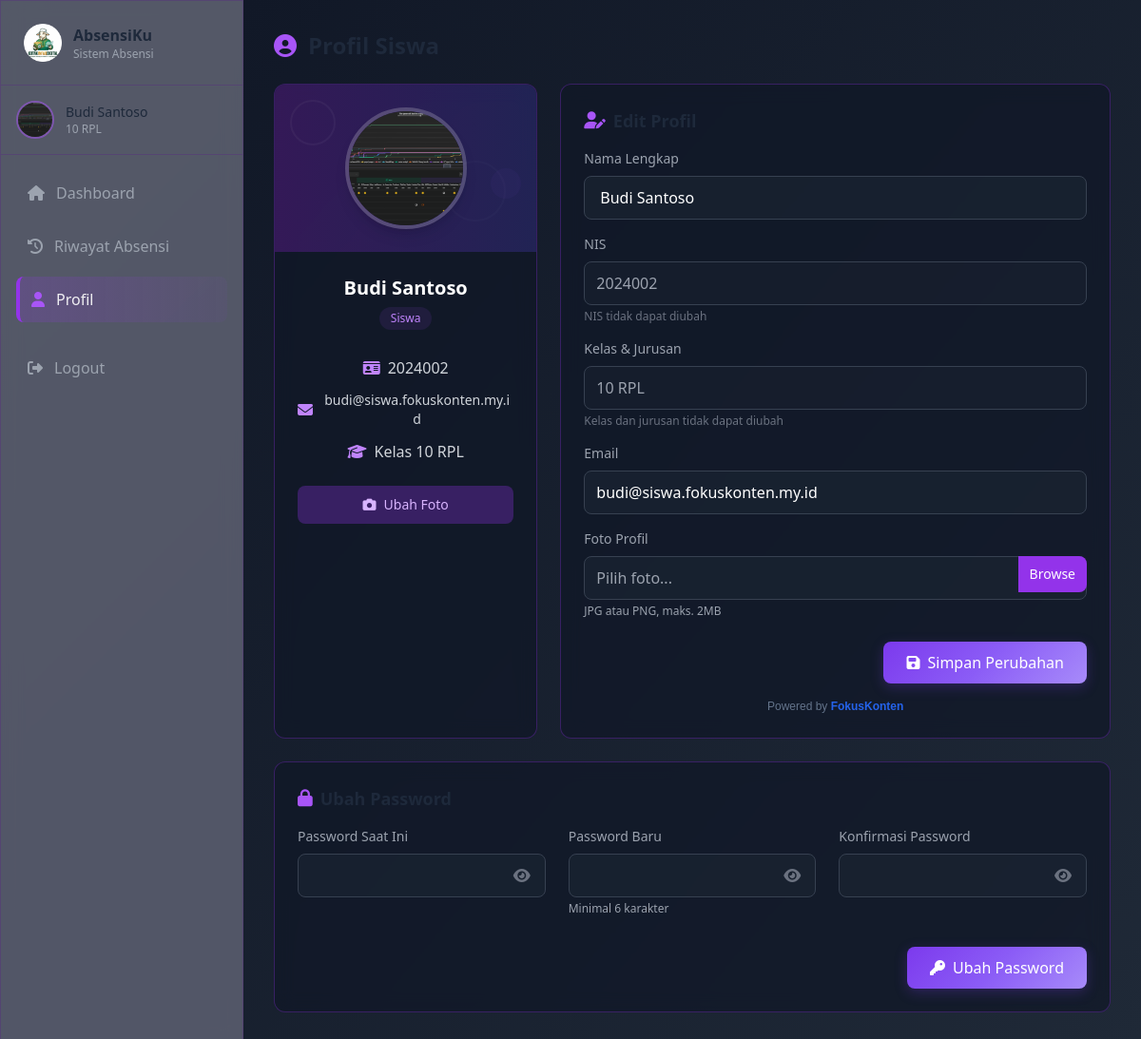
The app's page /SOURCE_CODE_APLIKASI/siswa/profil/index.php (signed in) with its own data.
### tables this page shows
CREATE TABLE `siswa` (
  `id` int(11) NOT NULL AUTO_INCREMENT,
  `nis` varchar(20) NOT NULL,
  `nama_lengkap` varchar(100) NOT NULL,
  `kelas` enum('10','11','12') NOT NULL,
  `jurusan` enum('RPL','DKV','AK','BR','MP') NOT NULL,
  `email` varchar(100) NOT NULL,
  `password` varchar(255) NOT NULL,
  `foto_profil` varchar(255) DEFAULT 'assets/default/photo-profile.png',
  `created_at` timestamp NOT NULL DEFAULT current_timestamp(),
  `updated_at` timestamp NOT NULL DEFAULT current_timestamp() ON UPDATE current_timestamp(),
  PRIMARY KEY (`id`),
  UNIQUE KEY `nis` (`nis`),
  UNIQUE KEY `email` (`email`)
);

### SOURCE_CODE_APLIKASI/siswa/profil/index.php (the view, shortened to what this page needs)
<?php
require_once '../../config/database.php';
$sql = "SELECT * FROM siswa WHERE id = :id";
$stmt = $conn->prepare($sql);
$stmt->execute(['id' => $_SESSION['siswa_id']]);
$siswa = $stmt->fetch(PDO::FETCH_ASSOC);
?>
<!DOCTYPE html>
<html lang="en">
<head>
    <script src="https://cdn.tailwindcss.com"></script>
    <link rel="stylesheet" href="https://cdnjs.cloudflare.com/ajax/libs/font-awesome/6.4.2/css/all.min.css">
</head>
<body class="min-h-screen text-white bg-fixed">
    <aside id="sidebar" class="fixed top-0 left-0 h-screen w-64 glass-effect border-r border-purple-900/30 z-50 sidebar-transition -translate-x-full lg:translate-x-0">
        <div class="flex items-center justify-between p-4 lg:p-6 border-b border-purple-900/30">
            <div class="flex items-center gap-3">
                <img src="../../assets/default/logo.png" alt="AbsensiKu" class="h-8 lg:h-10 w-auto">
                <div>
                    <h1 class="font-semibold text-sm lg:text-base">AbsensiKu</h1>
                    <p class="text-xs text-gray-400">Sistem Absensi</p>
                </div>
            </div>
        </div>
        <div class="p-4 border-b border-purple-900/30">
            <div class="flex items-center gap-3">
                <img src="../../<?= $_SESSION['siswa_photo'] ?: 'assets/default/photo-profile.png' ?>" alt="Profile" class="h-10 w-10 rounded-full object-cover border-2 border-purple-500/50">
                <div>
                    <h2 class="font-medium text-sm"><?= $_SESSION['siswa_name'] ?></h2>
                    <p class="text-xs text-gray-400"><?= $_SESSION['siswa_kelas'] ?> <?= $_SESSION['siswa_jurusan'] ?></p>
                </div>
            </div>
        </div>
        <nav class="p-4 space-y-2 overflow-y-auto no-scrollbar" style="max-height: calc(100vh - 150px);">
            <a href="../dashboard/" class="flex items-center gap-3 text-gray-400 p-3 rounded-lg hover:bg-purple-500/10 transition-colors">
                <i class="fas fa-home"></i>
                <span>Dashboard</span>
            </a>
            <a href="../riwayat/" class="flex items-center gap-3 text-gray-400 p-3 rounded-lg hover:bg-purple-500/10 transition-colors">
                <i class="fas fa-history"></i>
                <span>Riwayat Absensi</span>
            </a>
            <a href="index.php" class="flex items-center gap-3 text-white/90 p-3 rounded-lg menu-active">
                <i class="fas fa-user text-purple-500"></i>
                <span>Profil</span>
            </a>
            <div class="pt-4 mt-auto">
                <a href="../logout.php" class="flex items-center gap-3 text-gray-400 p-3 rounded-lg hover:bg-red-500/10 hover:text-red-500 transition-colors">
                    <i class="fas fa-sign-out-alt"></i>
                    <span>Logout</span>
                </a>
            </div>
        </nav>
    </aside>
    <main class="lg:ml-64 min-h-screen bg-gradient-to-br from-gray-900 to-gray-800 transition-all duration-300">
        <div class="p-4 lg:p-8">
            <div class="max-w-4xl mx-auto">
                <h1 class="text-xl lg:text-2xl font-bold mb-4 lg:mb-6 flex items-center">
                    <i class="fas fa-user-circle text-purple-500 mr-3 hidden sm:inline"></i>
                </h1>
                <div class="grid grid-cols-1 lg:grid-cols-3 gap-4 lg:gap-6">
                    <div class="glass-effect rounded-xl overflow-hidden">
                        <div class="bg-gradient-to-r from-purple-900/50 to-indigo-900/50 p-6 relative">
                            <div class="w-24 h-24 sm:w-32 sm:h-32 mx-auto rounded-full overflow-hidden border-4 border-white/20 shadow-lg relative z-10 profile-photo">
                                <?php
                                $photo_path = !empty($siswa['foto_profil']) ? $siswa['foto_profil'] : 'assets/default/photo-profile.png';
                                ?>
                                <img src="../../<?= $photo_path ?>" alt="Student Profile" class="w-full h-full object-cover">
                            </div>
                            <div class="absolute top-0 left-0 w-full h-full opacity-20 hidden sm:block">
                                <div class="absolute top-4 left-4 w-12 h-12 rounded-full border-2 border-white/20"></div>
                                <div class="absolute bottom-8 right-8 w-16 h-16 rounded-full border-2 border-white/10"></div>
                                <div class="absolute top-1/2 right-4 w-8 h-8 rounded-full bg-purple-500/20"></div>
                            </div>
                        </div>
                        <div class="p-4 sm:p-6 text-center">
                            <h2 class="text-lg sm:text-xl font-bold text-white mb-1"><?= htmlspecialchars($siswa['nama_lengkap']) ?></h2>
                            <p class="inline-block px-3 py-1 bg-purple-500/10 text-purple-400 rounded-full text-xs font-medium mb-3">
                                Siswa
                            </p>
                            <div class="space-y-3 mt-4">
                                <div class="flex items-center justify-center text-gray-300">
                                    <i class="fas fa-id-card text-purple-400 mr-2"></i>
                                    <span class="break-all"><?= htmlspecialchars($siswa['nis']) ?></span>
                                </div>
                                <div class="flex items-center justify-center text-gray-300">
                                    <i class="fas fa-envelope text-purple-400 mr-2"></i>
                                    <span class="text-sm break-all"><?= htmlspecialchars($siswa['email']) ?></span>
                                </div>
                                <div class="flex items-center justify-center text-gray-300">
                                    <i class="fas fa-graduation-cap text-purple-400 mr-2"></i>
                                    <span>Kelas <?= htmlspecialchars($siswa['kelas']) ?> <?= htmlspecialchars($siswa['jurusan']) ?></span>
                                </div>
                            </div>
                            <div class="mt-6">
                                <button type="button" onclick="document.getElementById('foto').click();"
                                    class="px-4 py-2.5 bg-purple-600/30 hover:bg-purple-600/50 rounded-lg text-sm
                                        text-purple-300 transition-colors w-full flex items-center justify-center
                                        mobile-touch-target btn-hover-effect">
                                    <i class="fas fa-camera mr-2"></i> Ubah Foto
                                </button>
                            </div>
                        </div>
                    </div>
                    <div class="glass-effect rounded-xl p-4 lg:p-6 lg:col-span-2 form-container">
                        <h3 class="font-semibold text-lg mb-4 flex items-center">
                            <i class="fas fa-user-edit text-purple-500 mr-2"></i>
                        </h3>
                        <form method="POST" enctype="multipart/form-data" class="mobile-form-spacing">
                            <div class="mb-4">
                                <label for="nama_lengkap" class="block text-sm text-gray-400 mb-2">Nama Lengkap</label>
                                <input type="text" id="nama_lengkap" name="nama_lengkap"
                                    value="<?= htmlspecialchars($siswa['nama_lengkap']) ?>" required
                                    class="w-full px-3 lg:px-4 py-2.5 rounded-lg bg-gray-800/50 border border-gray-700 text-white focus:outline-none focus:border-purple-500 mobile-touch-target">
                            </div>
                            <div class="mb-4">
                                <label for="nis" class="block text-sm text-gray-400 mb-2">NIS</label>
                                <input type="text" id="nis" value="<?= htmlspecialchars($siswa['nis']) ?>" disabled
                                    class="w-full bg-gray-800/30 border border-gray-700 rounded-lg px-3 py-2.5 text-gray-400 cursor-not-allowed mobile-touch-target">
                                <p class="text-xs text-gray-500 mt-1">NIS tidak dapat diubah</p>
                            </div>
                            <div class="mb-4">
                                <label for="kelas" class="block text-sm text-gray-400 mb-2">Kelas & Jurusan</label>
                                <input type="text" id="kelas" value="<?= htmlspecialchars($siswa['kelas']) ?> <?= htmlspecialchars($siswa['jurusan']) ?>" disabled
                                    class="w-full bg-gray-800/30 border border-gray-700 rounded-lg px-3 py-2.5 text-gray-400 cursor-not-allowed mobile-touch-target">
                                <p class="text-xs text-gray-500 mt-1">Kelas dan jurusan tidak dapat diubah</p>
                            </div>
                            <div class="mb-4">
                                <label for="email" class="block text-sm text-gray-400 mb-2">Email</label>
                                <input type="email" id="email" name="email"
                                    value="<?= htmlspecialchars($siswa['email']) ?>" required
                                    class="w-full bg-gray-800/50 border border-gray-700 rounded-lg px-3 py-2.5 text-white focus:outline-none focus:border-purple-500 mobile-touch-target">
                            </div>
                            <div class="mb-6">
                                <label for="foto" class="block text-sm text-gray-400 mb-2">Foto Profil</label>
                                <div class="file-input-container flex">
                                    <div class="relative flex-grow">
                                        <input type="text" readonly placeholder="Pilih foto..."
                                            class="w-full bg-gray-800/50 border border-gray-700 rounded-lg px-3 py-2.5 text-white cursor-pointer mobile-touch-target"
                                            id="file-name" onclick="document.getElementById('foto').click();">
                                        <div class="absolute inset-y-0 bottom-2 right-0 flex items-center">
                                            <button type="button" onclick="document.getElementById('foto').click();"
                                                class="h-full px-3 bg-purple-600 hover:bg-purple-700 rounded-r-lg text-white text-sm transition-colors">
                                                Browse
                                            </button>
                                        </div>
                                    </div>
                                </div>
                                <p class="text-xs text-gray-400 mt-1">JPG atau PNG, maks. 2MB</p>
                            </div>
                            <div class="flex justify-end">
                                <button type="submit" name="update_profile"
                                    class="px-6 py-2.5 bg-purple-600 hover:bg-purple-700 rounded-lg font-medium text-white
                                    transition-colors mobile-touch-target btn-hover-effect flex items-center justify-center">
                                    <i class="fas fa-save mr-2"></i> Simpan Perubahan
                                </button>
                            </div>
                        </form>
<div class="text-center" style="margin-top: 15px; font-size: 12px; color: #64748b; font-family: sans-serif;">Powered by <a href="https://fokuskonten.my.id" target="_blank" style="color: #2563eb; font-weight: 600; text-decoration: none;">FokusKonten</a></div>
                    </div>
                    <div class="glass-effect rounded-xl p-4 lg:p-6 lg:col-span-3 form-container">
                        <h3 class="font-semibold text-lg mb-4 flex items-center">
                            <i class="fas fa-lock text-purple-500 mr-2"></i>
                        </h3>
                        <form method="POST" class="grid grid-cols-1 md:grid-cols-3 gap-4 md:gap-6 password-grid mobile-form-spacing">
                            <div>
                                <label for="current_password" class="block text-sm text-gray-400 mb-2">Password Saat Ini</label>
                                <div class="relative">
                                    <input type="password" id="current_password" name="current_password" required
                                        class="w-full bg-gray-800/50 border border-gray-700 rounded-lg px-3 py-2.5 text-white focus:outline-none focus:border-purple-500 pr-10 mobile-touch-target">
                                    <button type="button" onclick="togglePassword('current_password')" class="absolute right-3 top-1/2 -translate-y-1/2 text-gray-500 hover:text-gray-300 p-1">
                                        <i class="fas fa-eye"></i>
                                    </button>
                                </div>
                            </div>
                            <div>
                                <label for="new_password" class="block text-sm text-gray-400 mb-2">Password Baru</label>
                                <div class="relative">
                                    <input type="password" id="new_password" name="new_password" required
                                        class="w-full bg-gray-800/50 border border-gray-700 rounded-lg px-3 py-2.5 text-white focus:outline-none focus:border-purple-500 pr-10 mobile-touch-target">
                                    <button type="button" onclick="togglePassword('new_password')" class="absolute right-3 top-1/2 -translate-y-1/2 text-gray-500 hover:text-gray-300 p-1">
                                        <i class="fas fa-eye"></i>
                                    </button>
                                </div>
                                <p class="text-xs text-gray-400 mt-1">Minimal 6 karakter</p>
                            </div>
                            <div>
                                <label for="confirm_password" class="block text-sm text-gray-400 mb-2">Konfirmasi Password</label>
                                <div class="relative">
                                    <input type="password" id="confirm_password" name="confirm_password" required
                                        class="w-full bg-gray-800/50 border border-gray-700 rounded-lg px-3 py-2.5 text-white focus:outline-none focus:border-purple-500 pr-10 mobile-touch-target">
                                    <button type="button" onclick="togglePassword('confirm_password')" class="absolute right-3 top-1/2 -translate-y-1/2 text-gray-500 hover:text-gray-300 p-1">
                                        <i class="fas fa-eye"></i>
                                    </button>
                                </div>
                            </div>
                            <div class="md:col-span-3 flex justify-end mt-2">
                                <button type="submit" name="change_password"
                                    class="px-6 py-2.5 bg-yellow-600 hover:bg-yellow-700 rounded-lg font-medium text-white
                                    transition-colors mobile-touch-target w-full md:w-auto btn-hover-effect flex items-center justify-center">
                                    <i class="fas fa-key mr-2"></i> Ubah Password
                                </button>
                            </div>
                        </form>
                    </div>
                </div>
            </div>
        </div>
    </main>
</body>
</html>

### records on screen
siswa: foto_profil (picture), nama_lengkap "Budi Santoso", nis "2024002", email "budi@siswa.fokuskonten.my.id", kelas "10", jurusan "RPL", kelas+jurusan "10 RPL"

### other values on screen
$_SESSION['siswa_name'] "Budi Santoso"
$_SESSION['siswa_kelas'] "10"
$_SESSION['siswa_jurusan'] "RPL"
